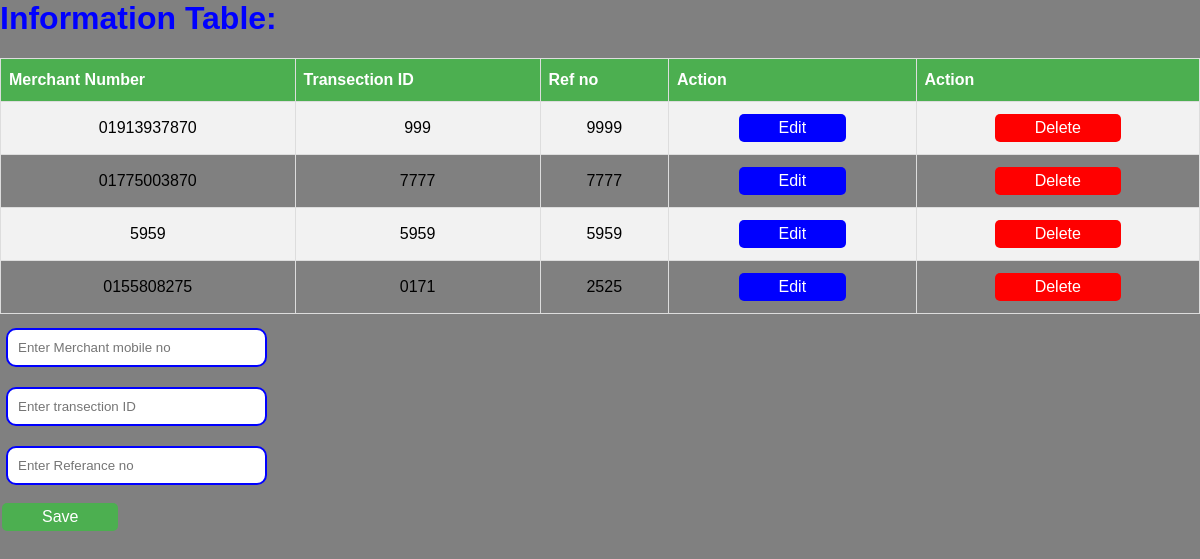
/Payment.php, run on the app's committed database.
### tables this page shows
CREATE TABLE `paymentinfo` (
  `id` int(10) NOT NULL,
  `merchantno` varchar(12) NOT NULL,
  `transection` varchar(12) NOT NULL,
  `refno` int(15) NOT NULL
);

### showpay.php (the view, shortened to what this page needs)
<?php
	$con=mysqli_connect("localhost","root","","test");
	function showdata()
	{
		global $con;
		$query = "select * from paymentinfo";
		$run = mysqli_query($con,$query);
		if($run == TRUE)
		{
			?>
			<table border="1" width="80%" id="customers">
				<h1>Information Table:</h1>
				<tr>
					<th>Merchant Number</th>
					<th>Transection ID</th>
					<th>Ref no</th>
					<th>Action</th>
					<th colspan="2">Action</th>
				</tr>
			<?php
			while ($data = mysqli_fetch_assoc($run))
			{
				?>
					<tr align="center">
					<td><?php echo $data['merchantno']; ?></td>
					<td><?php echo $data['transection']; ?></td>
					<td><?php echo $data['refno']; ?></td>
					<td><a class="button1" href="edit_payment.php?edit=<?php echo $data['id']; ?>">Edit</a></td>
					<td><a class="button2" href="payserver.php?del=<?php echo $data['id']; ?>">Delete</a></td>
				</tr>
				<?php
			}
			?>
			</table>
			<?php
		}
		else
		{
			echo "Error!!!";
		}
	}
?>

### Payment.php (style rules this page uses)
body { background-color: gray; margin: 0; font-family: Arial, Helvetica, sans-serif; }
h1 { color: blue; }
.button1 { background-color: blue; border: none; color: white; padding: 5px 40px; text-align: center; text-decoration: none; display: inline-block; font-size: 16px; margin: 4px 2px; cursor: pointer; border-radius: 5px; }
.button2 { background-color: red; border: none; color: white; padding: 5px 40px; text-align: center; text-decoration: none; display: inline-block; font-size: 16px; margin: 4px 2px; cursor: pointer; border-radius: 5px; }
#customers { font-family: "Trebuchet MS", Arial, Helvetica, sans-serif; border-collapse: collapse; width: 100%; }
#customers td, #customers th { border: 1px solid #ddd; padding: 8px; }
#customers tr:nth-child(even) { background-color: #f2f2f2; }
#customers th { padding-top: 12px; padding-bottom: 12px; text-align: left; background-color: #4CAF50; color: white; }

### data on the page
paymentinfo: merchantno "01913937870", transection "999", refno "9999"
paymentinfo: merchantno "01775003870", transection "7777", refno "7777"
paymentinfo: merchantno "5959", transection "5959", refno "5959"
paymentinfo: merchantno "0155808275", transection "0171", refno "2525"
